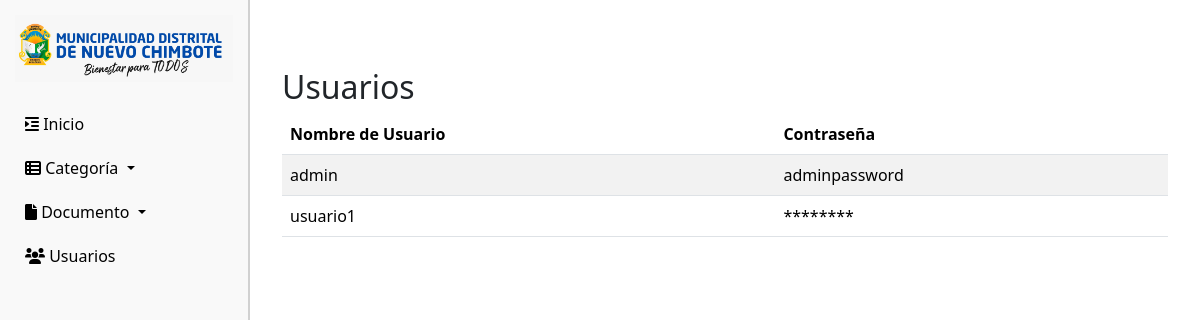
/usuarios.php (signed in), run on an earlier commit of the app's database.
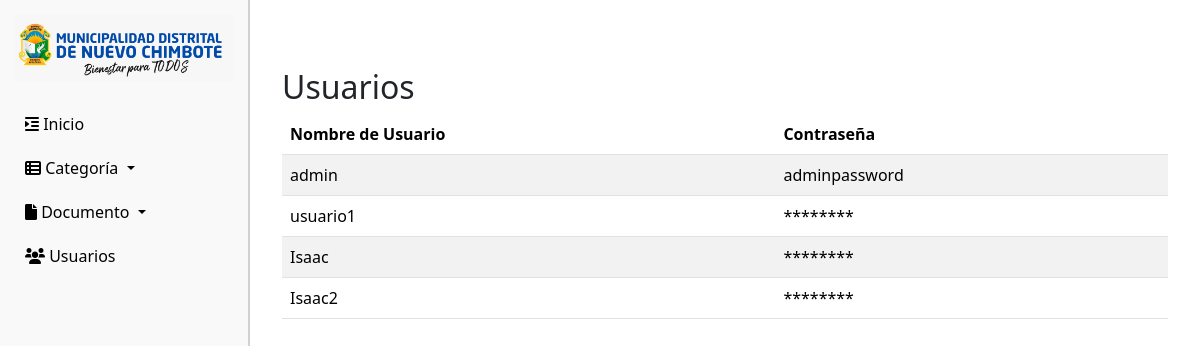
And on a later commit of the database.
### tables this page shows
CREATE TABLE `usuarios` (
  `id` int(11) UNSIGNED NOT NULL,
  `username` varchar(255) NOT NULL,
  `password` varchar(255) NOT NULL
);

### public/usuarios.php (the view, shortened to what this page needs)
<?php
require_once '../connection/db.php';
$username = $_SESSION['username'];
$sql = "SELECT username, password FROM usuarios";
$stmt = $pdo->query($sql);
$usuarios = $stmt->fetchAll(PDO::FETCH_ASSOC);
?>
<!DOCTYPE html>
<html lang="es">
<head>
    <link rel="stylesheet" href="https://cdnjs.cloudflare.com/ajax/libs/font-awesome/6.0.0-beta3/css/all.min.css">
    <link href="https://cdn.jsdelivr.net/npm/bootstrap@5.3.3/dist/css/bootstrap.min.css" rel="stylesheet"
>
</head>
<body>
    <?php include '../templates/navbarAdmin.php'; ?>
    <div class="content">
        <div class="container mt-5">
            <h2>Usuarios</h2>
            <table class="table table-striped">
                <thead>
                    <tr>
                        <th>Nombre de Usuario</th>
                        <th>Contraseña</th>
                    </tr>
                </thead>
                <tbody>
                    <?php foreach ($usuarios as $usuario): ?>
                        <tr>
                            <td><?= htmlspecialchars($usuario['username']) ?></td>
                            <td><?= $usuario['username'] == $username ? htmlspecialchars($usuario['password']) : '********' ?>
                            </td>
                        </tr>
                    <?php endforeach; ?>
                </tbody>
            </table>
        </div>
    </div>
</body>
</html>

### templates/navbarAdmin.php (shortened to what this page needs)
<div class="sidebar">
    <img src="../public/img/logoOficial.png" alt="Logo" width="250" height="70">
    <ul class="nav flex-column">
        <li class="nav-item">
            <a class="nav-link" href="indexAdmin.php"><i class="fa-solid fa-indent"></i> Inicio</a>
        </li>
        <li class="nav-item dropdown">
            <a class="nav-link dropdown-toggle" href="#" id="categoriaDropdown" role="button" data-bs-toggle="dropdown"
                aria-expanded="false">
                <i class="fa-solid fa-table-list"></i> Categoría
            </a>
        </li>
        <li class="nav-item dropdown">
            <a class="nav-link dropdown-toggle" href="#" id="documentoDropdown" role="button" data-bs-toggle="dropdown"
                aria-expanded="false">
                <i class="fa-solid fa-file"></i> Documento
            </a>
        </li>
        <li class="nav-item">
            <a class="nav-link" href="usuarios.php"><i class="fa-solid fa-users"></i> Usuarios</a>
        </li>
    </ul>
</div>

### templates/navbarAdmin.php (style rules this page uses)
.sidebar { width: 250px; background-color: #F9F9F9; color: white; padding: 15px; height: 100vh; position: fixed; border-right: 2px solid #D1D1D1; }
.sidebar .nav-link { color: black; text-decoration: none; padding: 10px; display: block; }
.content { margin-left: 250px; padding: 20px; }
.sidebar img { display: block; margin: 0 auto 20px; max-width: 100%; height: auto; }

What changed in the data, as far as the page shows it:
added usuarios: username "Isaac"
added usuarios: username "Isaac2"
